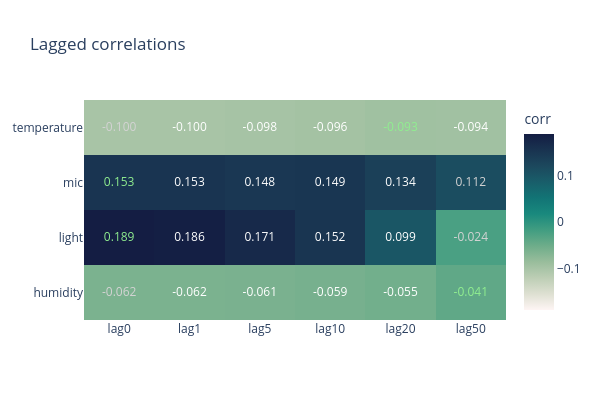

Notebook code for this chart:
### Code cell
# 7) Lagged correlations
# Capire se un cambiamento nei dati ambientali precede o segue un movimento
lags_to_test = [0,1,5,10,20,50]  # lag values to test (in sample units)
lag_labels = [f'lag{i}' for i in lags_to_test]  # columns: lag1, lag2, ...
lag_results = {}

def lagged_correlation(series_x, series_y, lags):
    results = {}
    for lag in lags:
        try:
            val = series_x.shift(lag).corr(series_y)
        except Exception:
            val = None
        # round to 3 decimals when valid, else None
        if val is None or (isinstance(val, float) and np.isnan(val)):
            results[lag] = None
        else:
            results[lag] = round(val, 3)
    return results

# Lag correlation: 
# lag = 0 → correlazione normale
# lag > 0 → “il sensore cambia prima del movimento?”
# lag < 0 (qui non incluso) → “il sensore cambia dopo il movimento?”
if 'is_moving' in df_all.columns:
    sensors = [v for v in ['humidity','light','mic','temperature'] if v in df_all.columns]
    for v in sensors:
        res = lagged_correlation(df_all[v], df_all['is_moving'], lags_to_test)
        # keep values in the same order as lags_to_test; use None for missing
        values = [res.get(l) for l in lags_to_test]
        lag_results[v] = values
        # print summary per-sensor
        clean_res = {k: res[k] for k in res if res[k] is not None}
        if len(clean_res)>0:
            max_lag = max(clean_res, key=clean_res.get)
            min_lag = min(clean_res, key=clean_res.get)
            # print(f"\n=== {v.upper()} ===")
            # print("Lag → correlazione:", clean_res)
            # print(f"Lag max corr: {max_lag}  (corr={clean_res[max_lag]})")
            # print(f"Lag min corr: {min_lag}  (corr={clean_res[min_lag]})")

    # Build results DataFrame: sensors as rows, lag1..lagN as columns
    df_lags = pd.DataFrame.from_dict(lag_results, orient='index', columns=lag_labels)
    # df_lags.index.name = 'sensor'
    #display(df_lags)

    # Heatmap with annotated text overlay; highlight max per row in green and min in red
    try:
        z = df_lags.values.astype(float)
        fig = go.Figure(data=go.Heatmap(z=z, x=df_lags.columns, y=df_lags.index, colorscale='tempo', zmid=0, colorbar=dict(title='corr')))

        # Prepare per-cell text and color
        xs = []
        ys = []
        texts = []
        text_colors = []
        for i, row in enumerate(df_lags.index):
            row_vals = df_lags.loc[row].values.astype(float)
            mask = ~np.isnan(row_vals)
            if mask.any():
                max_idx = int(np.nanargmax(row_vals))
                min_idx = int(np.nanargmin(row_vals))
            else:
                max_idx = min_idx = None
            for j, val in enumerate(row_vals):
                xs.append(df_lags.columns[j])
                ys.append(row)
                if np.isnan(val):
                    texts.append("")
                    text_colors.append('black')
                else:
                    texts.append(f"{val:.3f}")
                    if (max_idx is not None) and (j == max_idx):
                        text_colors.append('lightgreen')
                    elif (min_idx is not None) and (j == min_idx):
                        text_colors.append('lightgrey')
                    else:
                        text_colors.append('white')

        scatter = go.Scatter(x=xs, y=ys, mode='text', text=texts, textfont=dict(color=text_colors, size=12), hoverinfo='none')
        fig.add_trace(scatter)
        fig.update_layout(title='Lagged correlations', height=400, width=600)
        fig.show()
    except Exception:
        pass

### Figure 1 — Plotly figure (JSON) as saved in the notebook; plotly's stock layout.template omitted (floating-point values rounded to 4 significant figures)
{"data": [{"colorbar": {"title": {"text": "corr"}}, "colorscale": [[0, "rgb(254, 245, 244)"], [0.09091, "rgb(222, 224, 210)"], [0.1818, "rgb(189, 206, 181)"], [0.2727, "rgb(153, 189, 156)"], [0.3636, "rgb(110, 173, 138)"], [0.4545, "rgb(65, 157, 129)"], [0.5455, "rgb(25, 137, 125)"], [0.6364, "rgb(18, 116, 117)"], [0.7273, "rgb(25, 94, 106)"], [0.8182, "rgb(28, 72, 93)"], [0.9091, "rgb(25, 51, 80)"], [1, "rgb(20, 29, 67)"]], "type": "heatmap", "x": ["lag0", "lag1", "lag5", "lag10", "lag20", "lag50"], "y": ["humidity", "light", "mic", "temperature"], "z": [[-0.062, -0.062, -0.061, -0.059, -0.055, -0.041], [0.189, 0.186, 0.171, 0.152, 0.099, -0.024], [0.153, 0.153, 0.148, 0.149, 0.134, 0.112], [-0.1, -0.1, -0.098, -0.096, -0.093, -0.094]], "zmid": 0}, {"hoverinfo": "none", "mode": "text", "text": ["-0.062", "-0.062", "-0.061", "-0.059", "-0.055", "-0.041", "0.189", "0.186", "0.171", "0.152", "0.099", "-0.024", "0.153", "0.153", "0.148", "0.149", "0.134", "0.112", "-0.100", "-0.100", "-0.098", "-0.096", "-0.093", "-0.094"], "textfont": {"color": ["lightgrey", "white", "white", "white", "white", "lightgreen", "lightgreen", "white", "white", "white", "white", "lightgrey", "lightgreen", "white", "white", "white", "white", "lightgrey", "lightgrey", "white", "white", "white", "lightgreen", "white"], "size": 12}, "type": "scatter", "x": ["lag0", "lag1", "lag5", "lag10", "lag20", "lag50", "lag0", "lag1", "lag5", "lag10", "lag20", "lag50", "lag0", "lag1", "lag5", "lag10", "lag20", "lag50", "lag0", "lag1", "lag5", "lag10", "lag20", "lag50"], "y": ["humidity", "humidity", "humidity", "humidity", "humidity", "humidity", "light", "light", "light", "light", "light", "light", "mic", "mic", "mic", "mic", "mic", "mic", "temperature", "temperature", "temperature", "temperature", "temperature", "temperature"]}], "layout": {"height": 400, "title": {"text": "Lagged correlations"}, "width": 600}}
